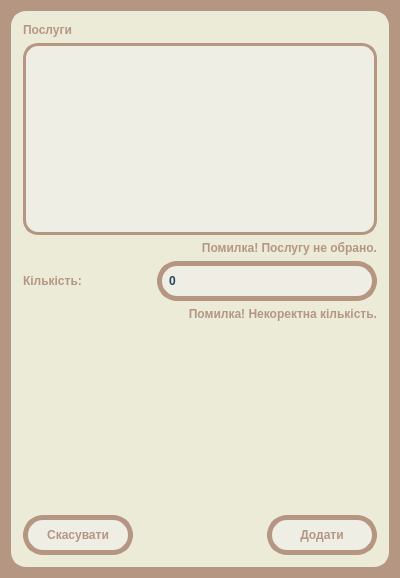
<?xml version="1.0" encoding="UTF-8"?>
<ui version="4.0">
 <class>SelectServiceDialog</class>
 <widget class="QDialog" name="SelectServiceDialog">
  <property name="geometry">
   <rect>
    <x>0</x>
    <y>0</y>
    <width>400</width>
    <height>578</height>
   </rect>
  </property>
  <property name="windowTitle">
   <string>Dialog</string>
  </property>
  <property name="styleSheet">
   <string notr="true">QDialog {
  height: 500px;
  width: 400px;
  background-color: #b59683;
}

#frame {
  border: 3px solid #ebebd8;
  border-radius: 15%;
  background-color: #ebebd8;
}

QLabel {
	color: #b59683;
	font-weight: bold;
}

QLabel[objectName*=&quot;title&quot;] {
  padding: 5px;
  
  font-size: 42px;
  font-weight: bold;

  color: #eeeee4;
  border-radius: 15%;
  background-color: #b59683;
  
  margin-bottom: 10px;
}

QLabel[objectName*=&quot;error&quot;] {
	color: #284256;

	font-style: italic;
	text-align: center right;

	margin-bottom: 10px;
}

QLabel[objectName*=&quot;image&quot;] {
  	min-height: 150px;
  	min-width: 150px;
  
  	border: solid;
	border-width: 3px;
	border-radius:15%;
	border-color: #b59683;

	background-color: #eeeee4;
}

QPushButton {
	width: 90;
	height: 20;
	padding: 5px;

	font: bold;

	color: #b59683;
	border: solid;
	border-width: 5px;
	border-radius:20px;
	border-color: #b59683;
	background-color: #eeeee4;
}

QPushButton::pressed {
  	color: #eeeee4;
  	background-color: #b59683;
}

QPushButton[objectName*=&quot;save&quot;], QPushButton[objectName*=&quot;upload&quot;]
{
  width: 90;
  height: 20;
  padding: 5px;

  font: bold;

  color: #eeeee4;
  border: solid;
  border-width: 5px;
  border-radius:20px;
  border-color: #284256;
  background-color: #284256;
}

QPushButton[objectName*=&quot;save&quot;]::pressed, QPushButton[objectName*=&quot;upload&quot;]::pressed {
  color: #284256;
  background-color: #eeeee4;
}

QLineEdit {
	width: 200;
	height: 20;
	padding: 5px;

	font: bold;

	color: #284256;
	border: solid;
	border-width: 5px;
	border-radius:20px;
	border-color: #b59683;
	background-color: #eeeee4;
}

QLineEdit::focus {
	border-color: #284256;
}

QSpinBox, QDoubleSpinBox {
    width: 200px; /* Добавляем единицу измерения (px) к значению ширины */
    height: 20px;
    padding: 5px;

    font: bold;

    color: #284256;
    border: 5px solid #b59683; /* Устанавливаем толщину границы */
    border-radius: 20px;
    background-color: #eeeee4;
}

QSpinBox::focus, QDoubleSpinBox::focus {
  border-color: #284256;
}

QDoubleSpinBox::up-button, QDoubleSpinBox::down-button, QSpinBox::up-button, QSpinBox::down-button {
  width: 0;
  height: 0;
}

QPlainTextEdit {
	width: 200;
	height: 100;
	padding: 5px;

	font: bold;

	color: #284256;
	border: solid;
	border-width: 5px;
	border-radius:20px;
	border-color: #b59683;
	background-color: #eeeee4;
}

QPlainTextEdit::focus {
	border-color: #284256;
}

QComboBox {
  width: 90;
	height: 20;
	padding: 5px;

	font: bold;

	color: #b59683;
	border: solid;
	border-width: 5px;
	border-radius:20px;
	border-color: #b59683;
	background-color: #eeeee4;
}

QComboBox:hover {

}

QComboBox::drop-down {
    subcontrol-origin: padding;
    subcontrol-position: top right;
    width: 15px;
    border-left: 5px solid #b59683;
}

QComboBox::down-arrow {
    
}

QComboBox QListView {
	padding: 5;
}

QComboBox::selected {
	color: #ebebd8;
	background-color: #284256;
}

  QAbstractItemView {
  border:3px solid #b59683;
  border-radius: 15%;
  background-color: #eeeee4;
}

QAbstractItemView::item {
	color: #b59683;
	border: 1px solid #b59683;
}

QAbstractItemView::item::selected {
	color: #eeeee4;
	background-color: #284256;
	border-color: #284256;
}
  
  QAbstractItemView::selected {
      color: #eeeee4;
      background-color: #284256;
  }

QAbstractItemView QHeaderView {
	
}

QAbstractItemView QHeaderView::selected {
	
}


QAbstractItemView::section {
	padding: 5px;

	color:#eeeee4;
	background-color: #b59683;

	border: none;
	border-right: 1px solid #ebebd8;
}
  
  QGroupBox {
    color: #b59683;

    margin-top: 25px;

    border: solid;
    border-width: 3px;
    border-radius:20px;
    border-color: #b59683;
    background-color: #eeeee4;


  }

  QGroupBox::title {
    font-weight: bold;
  }

#frame_cost {
  padding: 0px;
  border: solid;
	border-width: 3px;
	border-radius:20px;
	border-color: #b59683;
	background-color: #eeeee4;
}
</string>
  </property>
  <layout class="QVBoxLayout" name="verticalLayout">
   <item>
    <widget class="QFrame" name="frame">
     <property name="frameShape">
      <enum>QFrame::StyledPanel</enum>
     </property>
     <property name="frameShadow">
      <enum>QFrame::Raised</enum>
     </property>
     <layout class="QVBoxLayout" name="verticalLayout_2">
      <item>
       <widget class="QLabel" name="label_title">
        <property name="text">
         <string>Послуги</string>
        </property>
       </widget>
      </item>
      <item>
       <widget class="QTableView" name="tableView">
        <property name="editTriggers">
         <set>QAbstractItemView::NoEditTriggers</set>
        </property>
        <property name="selectionMode">
         <enum>QAbstractItemView::SingleSelection</enum>
        </property>
        <property name="selectionBehavior">
         <enum>QAbstractItemView::SelectRows</enum>
        </property>
        <attribute name="verticalHeaderVisible">
         <bool>false</bool>
        </attribute>
       </widget>
      </item>
      <item>
       <widget class="QLabel" name="label_error_services">
        <property name="text">
         <string>Помилка! Послугу не обрано.</string>
        </property>
        <property name="alignment">
         <set>Qt::AlignRight|Qt::AlignTrailing|Qt::AlignVCenter</set>
        </property>
       </widget>
      </item>
      <item>
       <layout class="QHBoxLayout" name="horizontalLayout_2">
        <item>
         <widget class="QLabel" name="label_2">
          <property name="text">
           <string>Кількість:</string>
          </property>
         </widget>
        </item>
        <item>
         <spacer name="horizontalSpacer">
          <property name="orientation">
           <enum>Qt::Horizontal</enum>
          </property>
          <property name="sizeHint" stdset="0">
           <size>
            <width>40</width>
            <height>20</height>
           </size>
          </property>
         </spacer>
        </item>
        <item>
         <widget class="QSpinBox" name="spinBox"/>
        </item>
       </layout>
      </item>
      <item>
       <widget class="QLabel" name="label_error_number">
        <property name="text">
         <string>Помилка! Некоректна кількість.</string>
        </property>
        <property name="alignment">
         <set>Qt::AlignRight|Qt::AlignTrailing|Qt::AlignVCenter</set>
        </property>
       </widget>
      </item>
      <item>
       <spacer name="verticalSpacer">
        <property name="orientation">
         <enum>Qt::Vertical</enum>
        </property>
        <property name="sizeHint" stdset="0">
         <size>
          <width>20</width>
          <height>89</height>
         </size>
        </property>
       </spacer>
      </item>
      <item>
       <layout class="QHBoxLayout" name="horizontalLayout">
        <item>
         <widget class="QPushButton" name="pushButton_cancel">
          <property name="text">
           <string>Скасувати</string>
          </property>
         </widget>
        </item>
        <item>
         <spacer name="horizontalSpacer_2">
          <property name="orientation">
           <enum>Qt::Horizontal</enum>
          </property>
          <property name="sizeHint" stdset="0">
           <size>
            <width>40</width>
            <height>20</height>
           </size>
          </property>
         </spacer>
        </item>
        <item>
         <widget class="QPushButton" name="pushButton_save">
          <property name="text">
           <string>Додати</string>
          </property>
         </widget>
        </item>
       </layout>
      </item>
     </layout>
    </widget>
   </item>
  </layout>
 </widget>
 <resources/>
 <connections/>
</ui>
